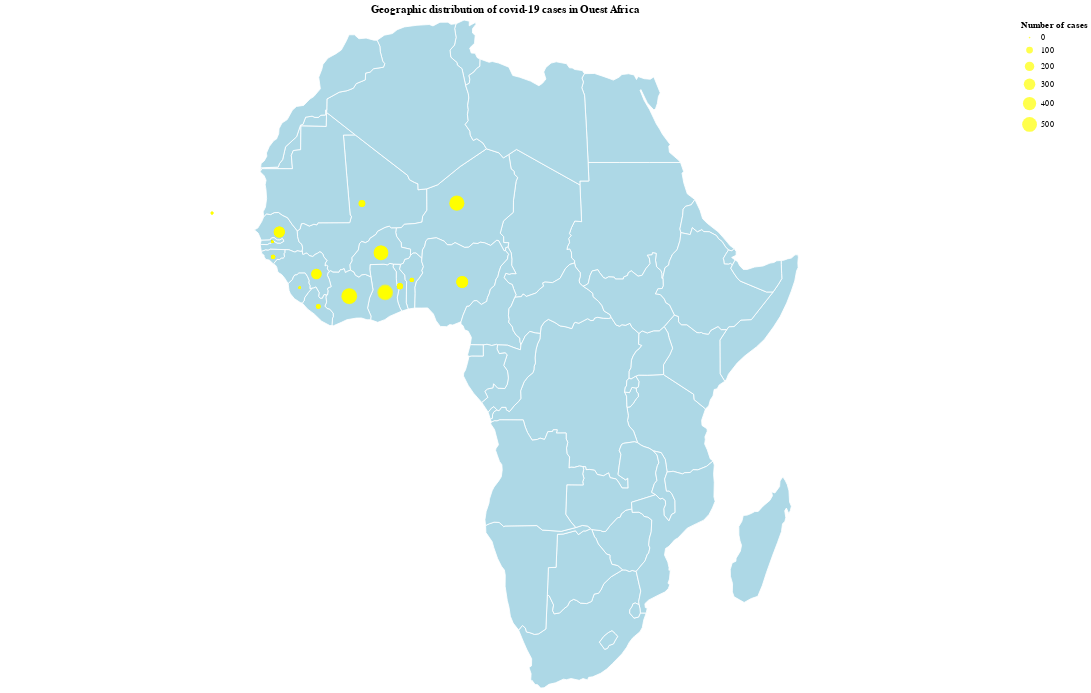

Here is the notebook cell this chart was saved with:
### Markdown cell above
### Geographical Distribution of cases

### Code cell
#Map
#airports = covid_oa.iloc['Lat','Long']
source = covid_oa
import geopandas
#import geoplot

world = geopandas.read_file(
    geopandas.datasets.get_path('naturalearth_lowres')
)

africa = world.query('continent == "Africa"')
'''ax = geoplot.cartogram(
    africa, scale='pop_est', limits=(0.2, 1),
    edgecolor='None', figsize=(7, 8)
)'''
#geoplot.polyplot(africa, edgecolor='gray', ax=ax)

# Africa states background
background = alt.Chart(africa).mark_geoshape(
    fill='lightblue',
    stroke='white'
).properties(
    width=1200,
    height=800
).project('naturalEarth1')

# airport positions on background
points_cases = alt.Chart(source).mark_circle().encode(
    longitude='Long',
    latitude='Lat',
    size = alt.Size('Confirmed_cases', title='Number of cases'),
    color=alt.value('yellow'),
    tooltip=['Country','Confirmed_cases','Dead','Recovered']
).properties(
    title='Geographic distribution of covid-19 cases in Ouest Africa'
)

"""points_reco = alt.Chart(source).mark_point().encode(
    longitude='Long',
    latitude='Lat',
    size= 10,
    color=alt.value('green'),
)

points_dead = alt.Chart(source).mark_square().encode(
    longitude='Long',
    latitude='Lat',
    size=alt.Size('Dead'),
    color=alt.value('red'),
)
"""


background + points_cases
